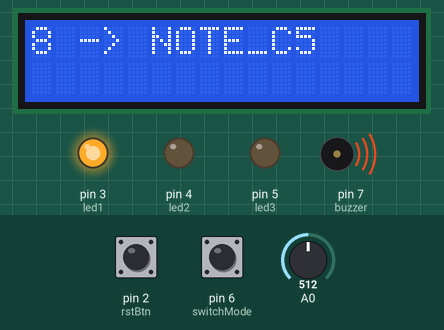
Simulated run of this sketch. Board: Arduino Uno, built with avr-gcc and run on an emulated ATmega328P. Parts: 16×2 character LCD, output pins drawn as LEDs (lit = HIGH), buzzer (waves = sounding). Inputs (shaded band) come from the test bench; at power-on: pin 6 (switchMode) HIGH, A0 = 512, pin 2 (rstBtn) HIGH.

Above: at 3.2 s.
3.3 s: pin 6 (switchMode) pulled LOW for 0.15 s
At 3.7 s:
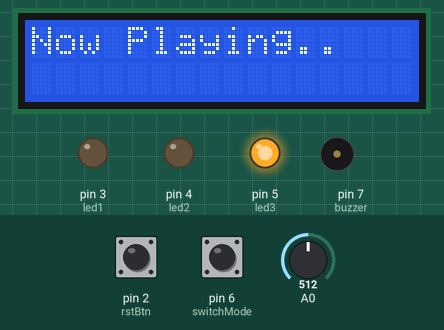
6.2 s: A0 set to 490
At 7.1 s:
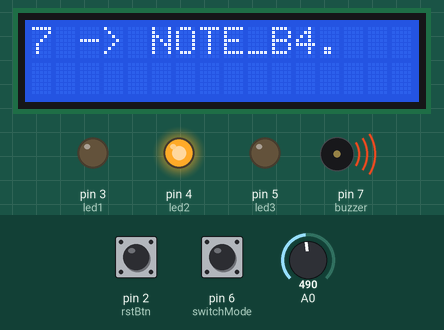
7.7 s: pin 2 (rstBtn) pulled LOW for 0.15 s
At 9.0 s:
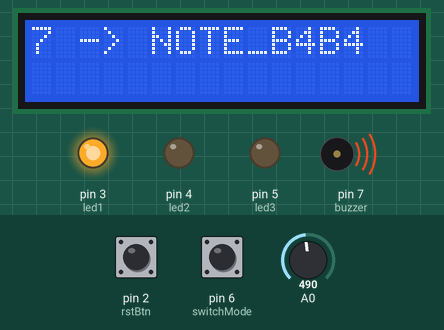
9.3 s: A0 set to 986
10.8 s: A0 set to 1014
At 12.0 s:
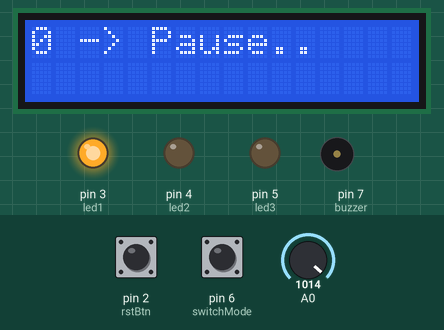
12.3 s: A0 set to 564
13.8 s: A0 set to 532
At 14.2 s:
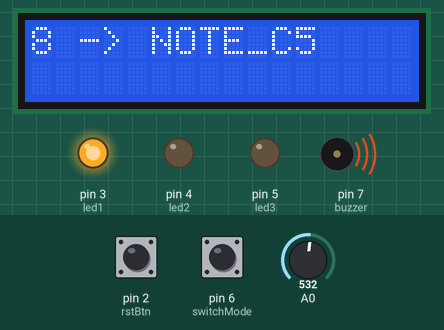
Timing chart, 0 to 16.3 s (numbered marks = the images above; inputs shaded):
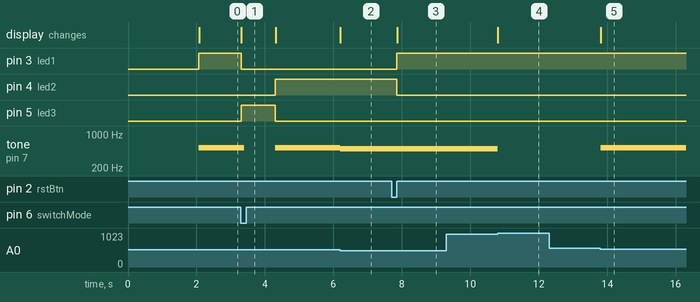

The sketch:

piano_with_recording_and_replay.ino
```cpp
#include <LiquidCrystal.h>

unsigned int notes[] = {261, 293, 329, 349, 392, 440, 493, 523}; // Set frequency for C4, D4, E4, F4, G4, A4, B4, C5

LiquidCrystal lcd(8, 9, 10, 11, 12, 13);

int switchMode = 6;
int buzzer = 7;
int analogVal;

int button = 0;
int prev_button = 0;

//vectori pentru a tine evidenta butoanelor apasate si a duratei
int recorded_button[200];
unsigned long recorded_time[200];

unsigned long start_time;
unsigned long note_time;

int time_index = 0;
int button_index = 0;

int led1 = 3;
int led2 = 4;
int led3 = 5;

int rstBtn = 2;

volatile int done = 0;
volatile int reseted = 0;

volatile byte resetNow = false;

void setup() {

	Serial.begin(9600);

	pinMode(switchMode, INPUT_PULLUP);
    pinMode(rstBtn, INPUT_PULLUP);
	pinMode(buzzer,OUTPUT);
	pinMode(led1, OUTPUT);
	pinMode(led2, OUTPUT);
	pinMode(led3, OUTPUT);

  	attachInterrupt(digitalPinToInterrupt(rstBtn), stop_ISR, RISING);

	lcd.begin(16, 2); //16*2 LCD display
	lcd.print("Arduino Piano");

	delay(2000);
	lcd.clear();
}

void loop()
{

  	//If the toggle switch is set in recording mode
  	while (digitalRead(switchMode) == 1 && resetNow==false)
    {
      	if(done == 0 || (done == 1 && reseted == 1))
        {
          	digitalWrite(led1, HIGH);
          	digitalWrite(led2, LOW);
          	digitalWrite(led3, LOW);
        }
      	else
        {
          	digitalWrite(led1, LOW);
          	digitalWrite(led2, HIGH);
          	digitalWrite(led3, LOW);
        }
    	lcd.setCursor(0, 0);

    	Detect_button();
    	Play_tone();
      	reseted=0;
      }

	//If the toggle switch is set in Playing mode
  	while (digitalRead(switchMode) == 0 && resetNow==false) {

  		lcd.clear();
  		lcd.setCursor(0, 0);
      	lcd.print("Now Playing..");

      	digitalWrite(led1, LOW);
      	digitalWrite(led2, LOW);
      	digitalWrite(led3, HIGH);

		delay(1000);

  		for (int i = 0; i < button_index; i++)
  		{
    		if (recorded_button[i] == 0)
      			noTone(buzzer);
    		else
      			tone(buzzer, notes[(recorded_button[i] - 1)]);

        	delay((recorded_time[i+1])*5);
        }
        done = 1;

	}
}

//definim intreruperea
void stop_ISR() {
  	resetNow = true;
  	lcd.clear();
  	digitalWrite(led2, HIGH);
    lcd.setCursor(0, 0);
    lcd.print("Reseting..");


    for (int i = 0; i < button_index; i++)
    {
    	recorded_button[i] = 0;
    }
    for (int i = 0; i < time_index; i++)
    {
    	recorded_time[i] = 0;
    }

    time_index = 0;
    button_index = 0;
  	start_time = 0;
  	done = 0;
  	reseted = 1;

  	noTone(buzzer);
  	resetNow=false;

  	digitalWrite(led2, LOW);

}

void Detect_button()
{
  	analogVal = analogRead(A0);

  	//tinem minte butonul apasat ca buton anterior, un fel de debounce
  	prev_button = button;

  	if (analogVal < 550)
    	button = 8;

  	if (analogVal < 500)
    	button = 7;

  	if (analogVal < 450)
    	button = 6;

  	if (analogVal < 400)
    	button = 5;

  	if (analogVal < 300)
    	button = 4;

  	if (analogVal < 250)
    	button = 3;

  	if (analogVal < 150)
    	button = 2;

  	if (analogVal < 100)
    	button = 1;

  	if (analogVal > 1000)
    	button = 0;

//adaugam butonul apasat intr un vector
  	if (button != prev_button && prev_button != 0 && done == 0 || (done == 1 && reseted == 1))
  	{
      	//butonul apasat
    	recorded_button[button_index] = prev_button;
    	button_index++;

      	//luam si cazul cand nu se apasa nimic -> buton 0
    	recorded_button[button_index] = 0;
    	button_index++;
  	}
}

void Play_tone()
{

//adaugam duratele dintre apasarile butoanelor
  	if (button != prev_button && done == 0 || (done == 1 && reseted == 1))
  	{
    	lcd.clear();

      	//timpul de redare a unei note, inclusiv pauza -> buton 0
      	//timpul de finalizare nota anterioaza- timp prezent
    	note_time = millis() - start_time ;

    	recorded_time[time_index] = note_time;
    	time_index++;

    	start_time = millis();
  	}

  	if (button == 0)
  	{
    	noTone(buzzer);
    	lcd.print("0 -> Pause..");
  	}

  	if (button == 1)
  	{
    	tone(buzzer, notes[0],100);
    	lcd.print("1 -> NOTE_C4");
  	}

  	if (button == 2)
  	{
    	tone(buzzer, notes[1],100);
    	lcd.print("2 -> NOTE_D4");
  	}

  	if (button == 3)
  	{
    	tone(buzzer, notes[2],100);
    	lcd.print("3 -> NOTE_E4");
  	}

  	if (button == 4)
  	{
    	tone(buzzer, notes[3],100);
    	lcd.print("4 -> NOTE_F4");
  	}

  	if (button == 5)
  	{
    	tone(buzzer, notes[4],100);
    	lcd.print("5 -> NOTE_G4");
  	}

  	if (button == 6)
  	{
    	tone(buzzer, notes[5],100);
    	lcd.print("6 -> NOTE_A4");
  	}

  	if (button == 7)
  	{
    	tone(buzzer, notes[6],100);
    	lcd.print("7 -> NOTE_B4");
  	}

  	if (button == 8)
  	{
    	tone(buzzer, notes[7],100);
    	lcd.print("8 -> NOTE_C5");
  	}
}
```

Measured:
- the behaviour switches between 1000 and 1001 on A0 (found by bisection; images 3 and 4)
- the behaviour switches between 550 and 549 on A0 (found by bisection; images 4 and 5)
- after the input at 3.3 s, pin 3 (led1): HIGH → LOW at once; pin 4 (led2): LOW → HIGH after 1.0 s; pin 5 (led3): LOW → HIGH at once, → LOW 1.0 s later; tone on pin 7 (buzzer): 523 Hz → silent after 0.10 s, → 523 Hz 0.91 s later; the display: changes at once (image 1)
- after the input at 6.2 s, tone on pin 7 (buzzer): 523 Hz → 493 Hz at once; the display: changes at once (image 2)
- after the input at 7.7 s, pin 3 (led1): LOW → HIGH after 0.15 s; pin 4 (led2): HIGH → LOW after 0.15 s; the display: changes after 0.16 s (image 3)
- after the input at 9.3 s, every drawn part: stays the same
- after the input at 10.8 s, tone on pin 7 (buzzer): 493 Hz → silent at once; the display: changes at once (image 4)
- after the input at 12.3 s, every drawn part: stays the same
- after the input at 13.8 s, tone on pin 7 (buzzer): silent → 523 Hz at once; the display: changes at once (image 5)
